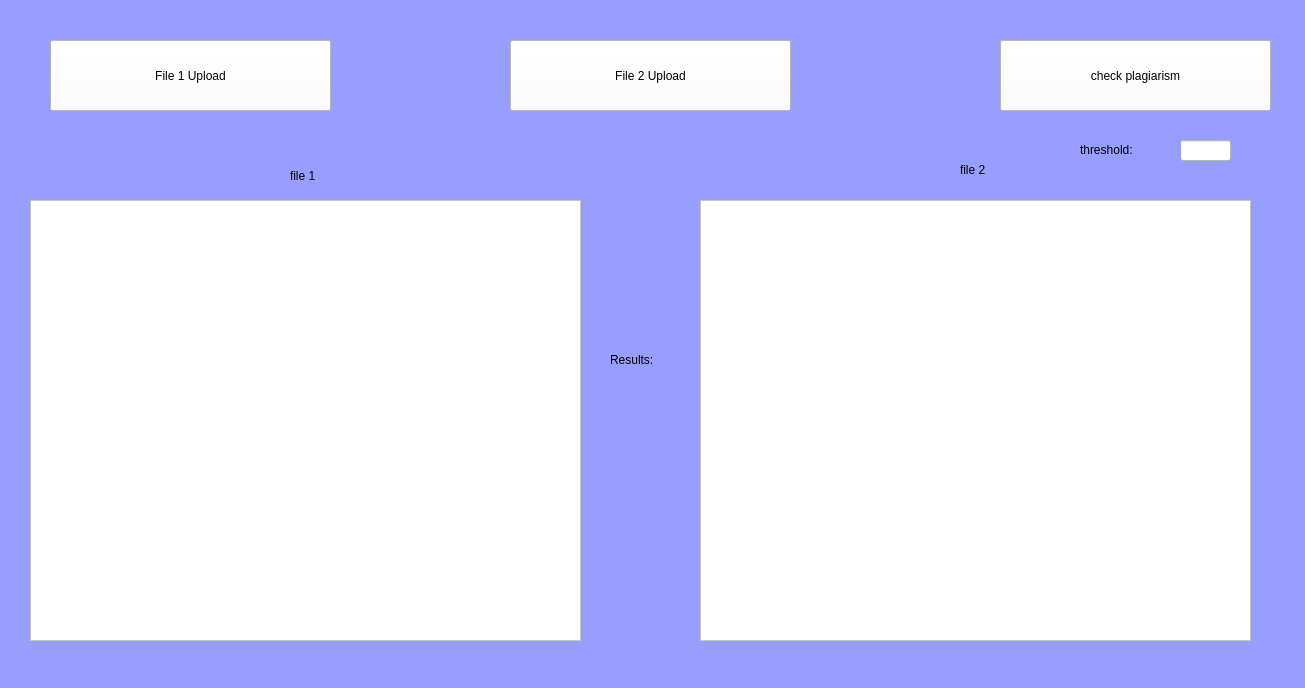
<?xml version="1.0" encoding="UTF-8"?>
<ui version="4.0">
 <class>MainWindow</class>
 <widget class="QMainWindow" name="MainWindow">
  <property name="geometry">
   <rect>
    <x>0</x>
    <y>0</y>
    <width>1305</width>
    <height>688</height>
   </rect>
  </property>
  <property name="windowTitle">
   <string>MainWindow</string>
  </property>
  <property name="styleSheet">
   <string notr="true">
background-color: rgb(151, 158, 255);</string>
  </property>
  <widget class="QWidget" name="centralwidget">
   <widget class="QPushButton" name="pushButton">
    <property name="geometry">
     <rect>
      <x>50</x>
      <y>40</y>
      <width>281</width>
      <height>71</height>
     </rect>
    </property>
    <property name="styleSheet">
     <string notr="true">background-color: rgb(255, 255, 255);
font: 14pt &quot;Segoe UI&quot;;
</string>
    </property>
    <property name="text">
     <string>File 1 Upload</string>
    </property>
   </widget>
   <widget class="QPushButton" name="pushButton_2">
    <property name="geometry">
     <rect>
      <x>510</x>
      <y>40</y>
      <width>281</width>
      <height>71</height>
     </rect>
    </property>
    <property name="styleSheet">
     <string notr="true">font: 14pt &quot;Segoe UI&quot;;
background-color: rgb(255, 255, 255);</string>
    </property>
    <property name="text">
     <string>File 2 Upload</string>
    </property>
   </widget>
   <widget class="QPushButton" name="pushButton_3">
    <property name="geometry">
     <rect>
      <x>1000</x>
      <y>40</y>
      <width>271</width>
      <height>71</height>
     </rect>
    </property>
    <property name="styleSheet">
     <string notr="true">font: 14pt &quot;Segoe UI&quot;;
background-color: rgb(255, 255, 255);</string>
    </property>
    <property name="text">
     <string>check plagiarism</string>
    </property>
   </widget>
   <widget class="QLabel" name="label">
    <property name="geometry">
     <rect>
      <x>50</x>
      <y>270</y>
      <width>41</width>
      <height>261</height>
     </rect>
    </property>
    <property name="text">
     <string/>
    </property>
   </widget>
   <widget class="QLabel" name="label_4">
    <property name="geometry">
     <rect>
      <x>610</x>
      <y>350</y>
      <width>63</width>
      <height>20</height>
     </rect>
    </property>
    <property name="text">
     <string>Results:</string>
    </property>
   </widget>
   <widget class="QLabel" name="label_5">
    <property name="geometry">
     <rect>
      <x>391</x>
      <y>290</y>
      <width>20</width>
      <height>31</height>
     </rect>
    </property>
    <property name="text">
     <string/>
    </property>
   </widget>
   <widget class="QTextEdit" name="textEdit">
    <property name="geometry">
     <rect>
      <x>30</x>
      <y>200</y>
      <width>551</width>
      <height>441</height>
     </rect>
    </property>
    <property name="styleSheet">
     <string notr="true">background-color: rgb(255, 255, 255);</string>
    </property>
   </widget>
   <widget class="QTextEdit" name="textEdit_2">
    <property name="geometry">
     <rect>
      <x>700</x>
      <y>200</y>
      <width>551</width>
      <height>441</height>
     </rect>
    </property>
    <property name="styleSheet">
     <string notr="true">background-color: rgb(255, 255, 255);
border-color: rgb(0, 0, 0);</string>
    </property>
   </widget>
   <widget class="QLineEdit" name="lineEdit">
    <property name="geometry">
     <rect>
      <x>1180</x>
      <y>140</y>
      <width>51</width>
      <height>21</height>
     </rect>
    </property>
    <property name="styleSheet">
     <string notr="true">background-color: rgb(255, 255, 255);</string>
    </property>
   </widget>
   <widget class="QLabel" name="label_6">
    <property name="geometry">
     <rect>
      <x>1080</x>
      <y>140</y>
      <width>101</width>
      <height>20</height>
     </rect>
    </property>
    <property name="styleSheet">
     <string notr="true">
font: 700 12pt &quot;Segoe UI&quot;;</string>
    </property>
    <property name="text">
     <string>threshold:</string>
    </property>
   </widget>
   <widget class="QLabel" name="label_7">
    <property name="geometry">
     <rect>
      <x>290</x>
      <y>160</y>
      <width>61</width>
      <height>31</height>
     </rect>
    </property>
    <property name="styleSheet">
     <string notr="true">font: 14pt &quot;Segoe UI&quot;;</string>
    </property>
    <property name="text">
     <string>file 1</string>
    </property>
   </widget>
   <widget class="QLabel" name="label_8">
    <property name="geometry">
     <rect>
      <x>960</x>
      <y>160</y>
      <width>63</width>
      <height>20</height>
     </rect>
    </property>
    <property name="styleSheet">
     <string notr="true">font: 14pt &quot;Segoe UI&quot;;</string>
    </property>
    <property name="text">
     <string>file 2</string>
    </property>
   </widget>
   <widget class="QLabel" name="label_2">
    <property name="geometry">
     <rect>
      <x>390</x>
      <y>170</y>
      <width>63</width>
      <height>20</height>
     </rect>
    </property>
    <property name="text">
     <string/>
    </property>
   </widget>
   <widget class="QLabel" name="label_3">
    <property name="geometry">
     <rect>
      <x>1040</x>
      <y>170</y>
      <width>63</width>
      <height>20</height>
     </rect>
    </property>
    <property name="text">
     <string/>
    </property>
   </widget>
  </widget>
  <widget class="QMenuBar" name="menubar">
   <property name="geometry">
    <rect>
     <x>0</x>
     <y>0</y>
     <width>1305</width>
     <height>26</height>
    </rect>
   </property>
  </widget>
  <widget class="QStatusBar" name="statusbar"/>
 </widget>
 <resources/>
 <connections/>
</ui>
